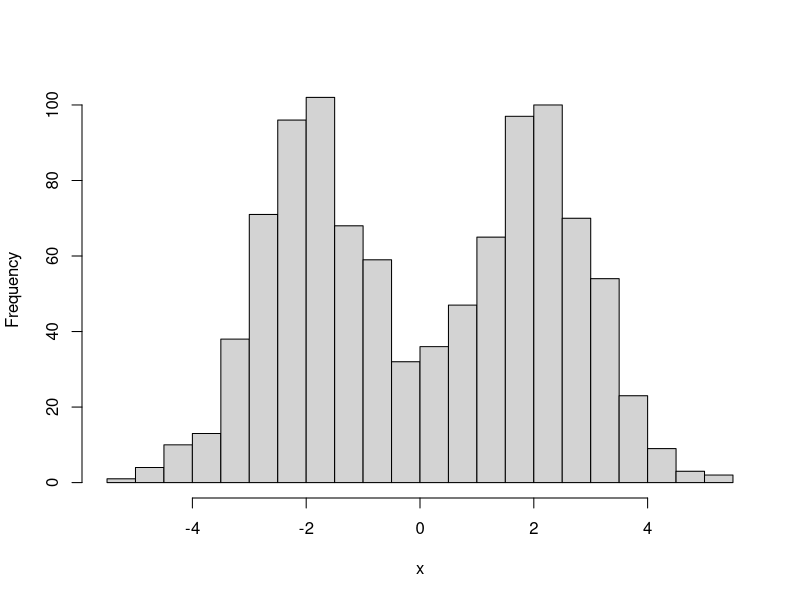
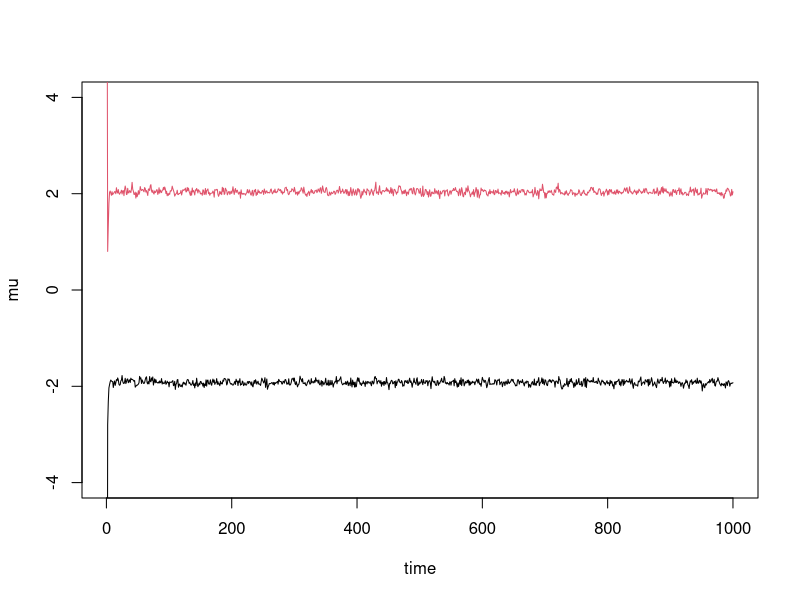
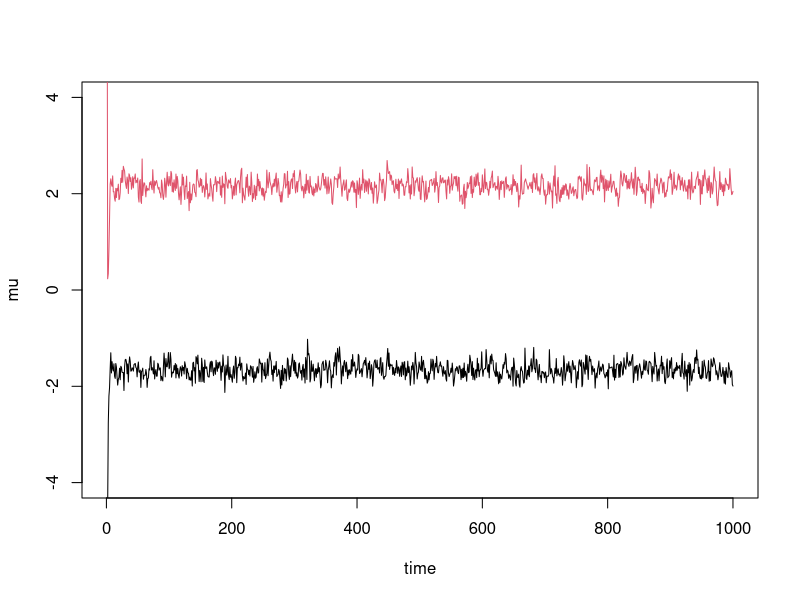
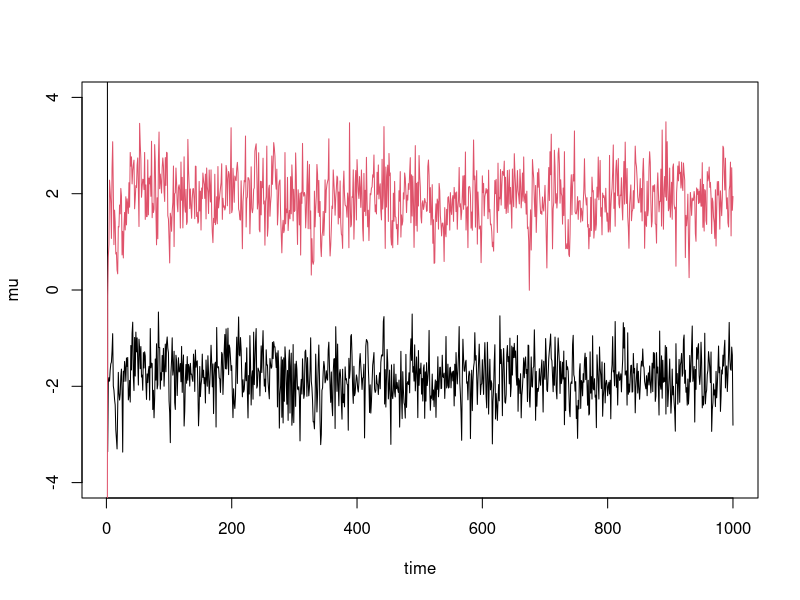

Write R code to recreate these figures, in order.
## ---- chunk 1
knitr::opts_chunk$set(comment = "#",collapse = TRUE,fig.align = "center")
## ---- chunk 2
library(gtools)
## ---- chunk 3
set.seed(33)
# Simulate from a mixture of normals.
#' @param n Number of samples.
#' @param pi Mixture proportions.
#' @param mu Mixture means.
#' @param s Mixture standard deviations.
rmix <- function (n, pi, mu, s) {
  z <- sample(length(pi),prob = pi,size = n,replace = TRUE)
  x <- rnorm(n,mu[z],s[z])
  return(x)
}
x <- rmix(n = 1000,pi = c(0.5,0.5),mu = c(-2,2),s = c(1,1))
hist(x,breaks = 32,main = "")
## ---- chunk 4
normalize <- function (x)
  x/sum(x)
  
#' @param x Data vector (length n).
#' @param pi Vector (length k).
#' @param mu Vector (length k).
sample_z <- function (x, pi, mu) {
  dmat <- outer(mu,x,"-") # k x n matrix, d[k,j] = mu[k] - x[j]
  p.z.given.x <- as.vector(pi) * dnorm(dmat) 
  p.z.given.x <- apply(p.z.given.x,2,normalize) # Normalize columns.
  z <- rep(0,length(x))
  for (i in 1:length(z))
    z[i] <- sample(length(pi),size = 1,prob = p.z.given.x[,i],replace = TRUE)
  return(z)
}
    
#' @param z Vector of cluster allocations (length n).
#' @param k The number of clusters.
sample_pi <- function (z, k) {
  counts <- colSums(outer(z,1:k,FUN = "=="))
  pi <- rdirichlet(1,counts + 1)
  return(pi)
}
  
#' @param x Data vector (length n).
#' @param z Cluster allocations (length n).
#' @param k The number of clusters.
#' @param prior.mean The prior mean for mu.
#' @param prior.prec The prior precision for mu.
sample_mu <- function (x, z, k, prior) {
  mu <- rep(0,k)
  for (i in 1:k) {
    sample.size <- sum(z == i)
    sample.mean <- ifelse(sample.size == 0,0,mean(x[z == i]))
    post.prec <- sample.size + prior$prec
    post.mean <- (prior$mean * prior$prec + sample.mean * sample.size)/post.prec
    mu[i] <- rnorm(1,post.mean,sqrt(1/post.prec))
  }
  return(mu)
}
  
gibbs <- function (x, k, niter = 1000, muprior = list(mean = 0,prec = 0.1)) {
  pi <- rep(1/k,k)
  mu <- rnorm(k,0,10)
  z  <- sample_z(x,pi,mu)
  res <- list(mu = matrix(0,niter,k),
              pi = matrix(0,niter,k),
			  z  = matrix(0,niter,length(x)))
  res$mu[1,] <- mu
  res$pi[1,] <- pi
  res$z[1,]  <- z 
  for (i in 2:niter) {
    pi <- sample_pi(z,k)
    mu <- sample_mu(x,z,k,muprior)
    z  <- sample_z(x,pi,mu)
    res$mu[i,] <- mu
    res$pi[i,] <- pi
    res$z[i,]  <- z
  }
  return(res)
}
## ---- chunk 5
res <- gibbs(x,2)
plot(res$mu[,1],ylim = c(-4,4),type = "l",xlab = "time",ylab = "mu")
lines(res$mu[,2],col = 2)
## ---- chunk 6
x <- rmix(100,c(0.5,0.5),c(-2,2),c(1,1))
res2 <- gibbs(x,2)
plot(res2$mu[,1],ylim = c(-4,4),type = "l",xlab = "time",ylab = "mu")
lines(res2$mu[,2],col = 2)
## ---- chunk 7
x <- rmix(10,c(0.5,0.5),c(-2,2),c(1,1))
res3 <- gibbs(x,2)
plot(res3$mu[,1],ylim = c(-4,4),type = "l",xlab = "time",ylab = "mu")
lines(res3$mu[,2],col = 2)
## ---- chunk 8
quantile(res3$mu[-(1:10),1],c(0.05,0.95))
quantile(res3$mu[-(1:10),2],c(0.05,0.95))
